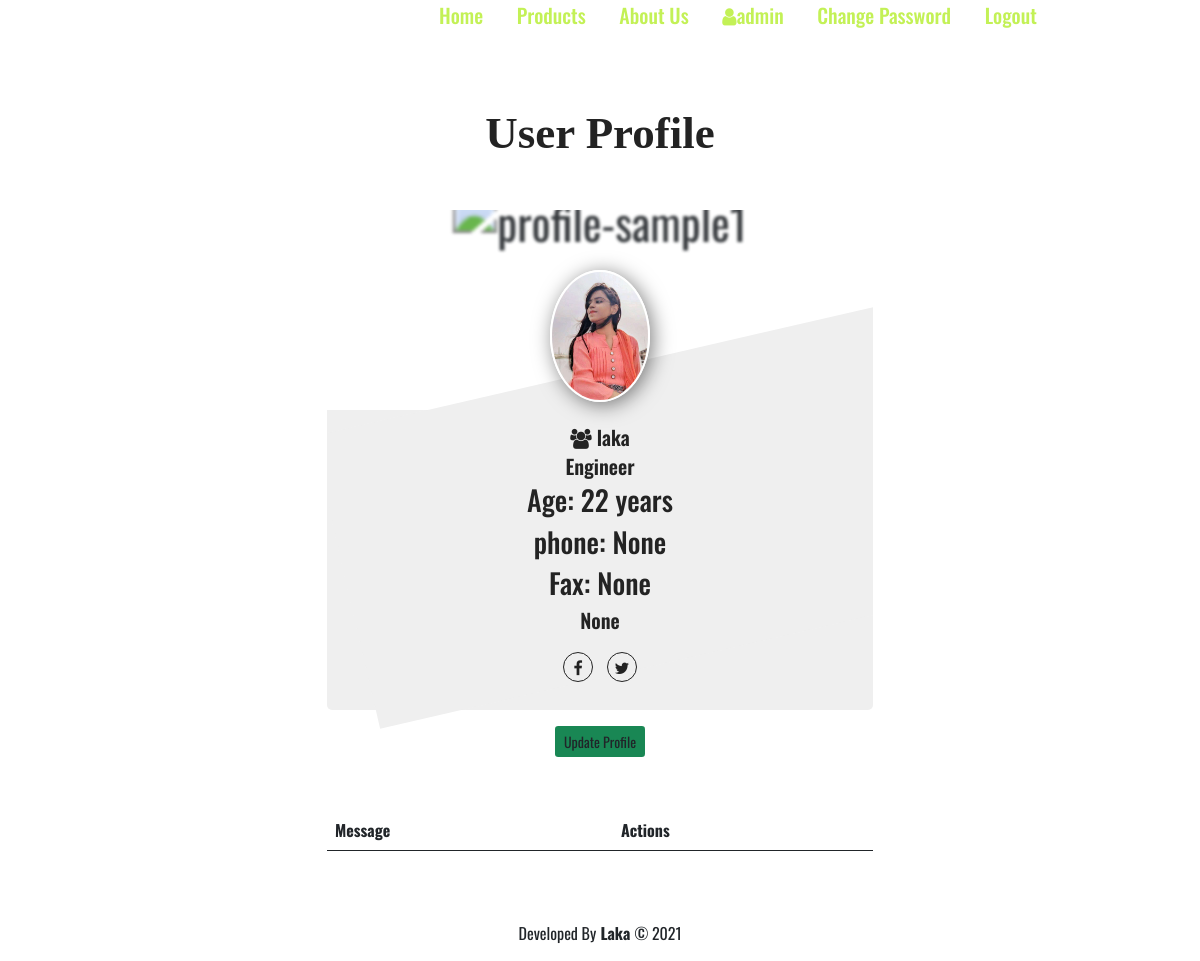
The page /account/profile/8/ (signed in) on the database as committed earlier.
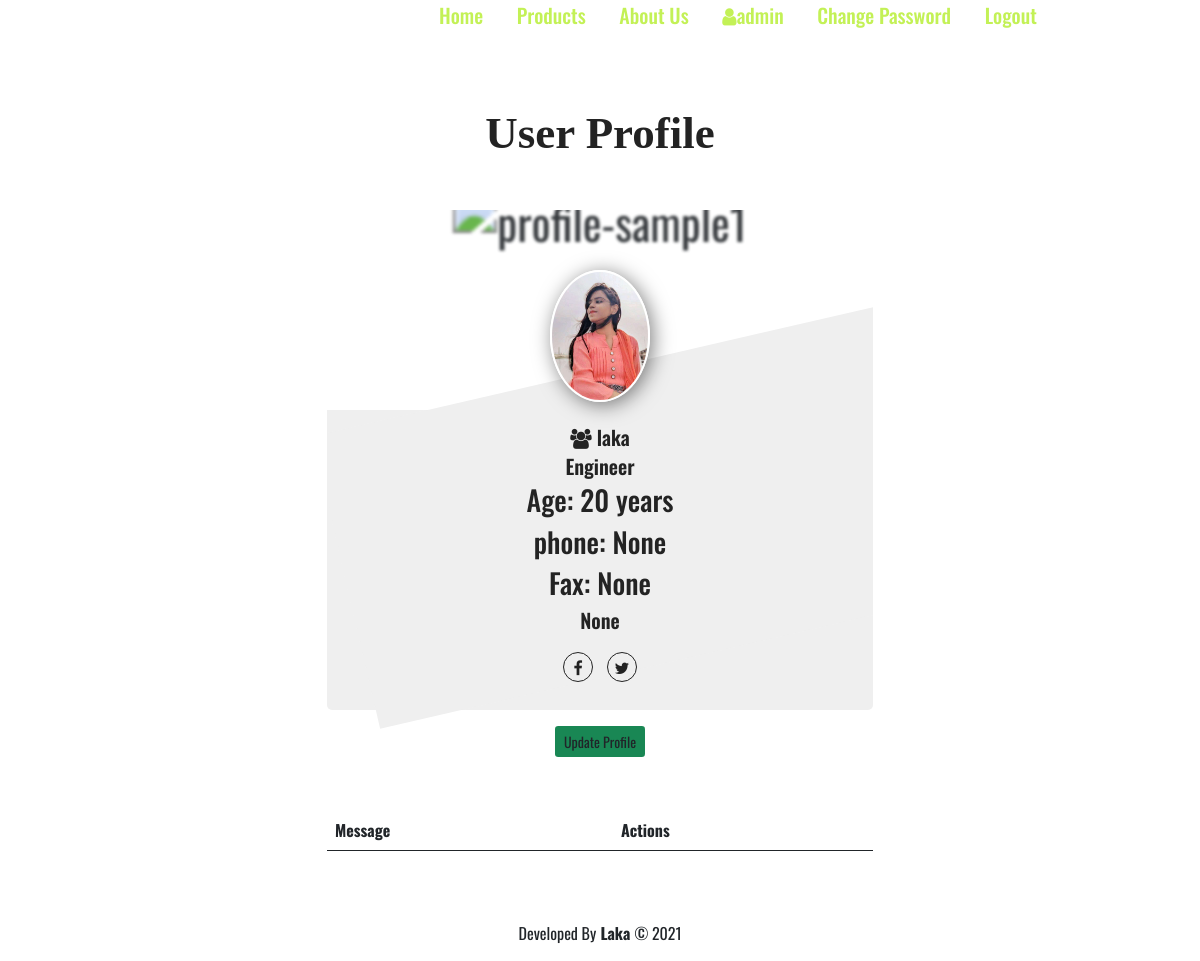
The same page on the database as committed later.
### accounts/models.py (models this page shows, shortened)
class UserProfile(models.Model):
    customer=models.ForeignKey(User,on_delete=models.CASCADE)
    image=models.ImageField(upload_to='customer',blank=True,null=True)
    profession=models.CharField(max_length=100,blank=True,null=True)
    age=models.IntegerField(blank=True,null=True)
    address=models.CharField(max_length=255,blank=True,null=True)
    facebook=models.URLField(max_length=255,blank=True,null=True)
    twitter=models.URLField(max_length=255,blank=True,null=True)
    phone=models.CharField(max_length=50,blank=True,null=True)
    fax=models.CharField(max_length=50,blank=True,null=True)

### accounts/views.py (the view)
# urls.py: path('profile/<int:id>/',userProfile,name='profile'),
@login_required
def userProfile(request,id=None):
    user=User.objects.get(pk=id)
    context={}
    if user.is_superuser:
        return render(request,'admin/base_admin.html',context)
    else:
        profile=UserProfile.objects.get(customer=user)
        context['id']=id
        context['profile']=profile
        context['notifications']=Notification.objects.filter(user=request.user)
        return render(request,'authentication/user_profile.html',context)

### templates/authentication/user_profile.html (shortened to what this page needs)
{% extends 'base.html' %}
{% load static %}
{% block CSS %}
<link rel="stylesheet" href="{% static 'custom/css/user_profile.css' %}">
{% endblock CSS%}
{% block content %}
<section>
    <div class="container">
        <div class="row">
            <h1 class="text-center"><span>User Profile</h1>
            <div class="col-md-6 offset-md-3">
                <div class="card profile-card-3">
                    <div class="background-block">
                        <img src="https://images.pexels.com/photos/459225/pexels-photo-459225.jpeg?auto=compress&cs=tinysrgb&h=650&w=940" alt="profile-sample1" class="background"/>
                    </div>
                    <div class="profile-thumb-block">
                        {% if not profile.image %}
                            <img src="https://randomuser.me/api/portraits/men/41.jpg" alt="profile-image" class="profile"/>
                        {% else %}
                            <img src="../..{{profile.image.url}}" alt="profile-image" class="profile"/>
                        {% endif %}
                    </div>
                    <div class="card-content">
                        <h2><i class="fa fa-users"></i> {{ profile.customer.username}}</h2>
                        <h2>{{ profile.profession}}</h2>
                        <h3>Age: {{ profile.age}} years</h3>
                        <h3>phone: {{ profile.phone}} </h3>
                        <h3>Fax: {{ profile.fax}} </h3>
                        <h2>{{ profile.address}}</h2>
                        <div class="icon-block">
                            <a href="#"><i class="social-icon fa fa-facebook"></i></a>
                            <a href="#"> <i class="social-icon fa fa-twitter"></i></a>
                        </div>
                    </div>
                    <a href="{% url 'update_user_profile' id %}"> <button class="mt-3 btn btn-sm bg-success">Update Profile</button></a>
                </div>
                <table class="table table-striped table-hover">
                    <thead>
                        <tr>
                            <th>Message</th>
                            <th>Actions</th>
                        </tr>
                    </thead>
                </table>
            </div>
        </div>
    </div>
  </section>
{% endblock content %}

Rows that differ between the two databases and show on the page:
changed UserProfile "None": image: a different picture; age "22" → "20"
